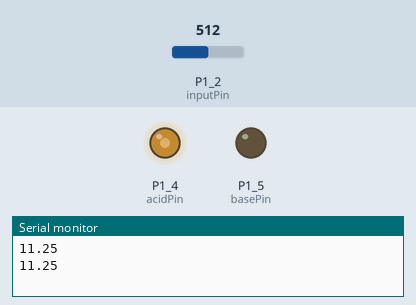
A sketch run on a simulated TI MSP430 LaunchPad. On the bench: output pins drawn as LEDs (lit = HIGH), the last lines printed to the serial monitor. The test bench sets the inputs (shaded band); at power-on: P1_2 (inputPin) = 512.

Above: at 1.8 s.
1.9 s: P1_2 (inputPin) set to 664
3.4 s: P1_2 (inputPin) set to 690
At 4.4 s:
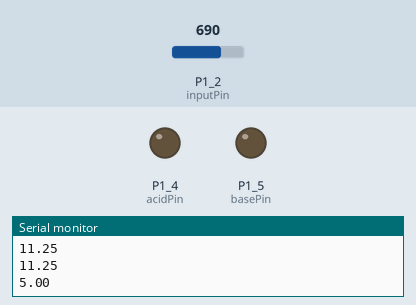
5.5 s: P1_2 (inputPin) set to 1013
7.2 s: P1_2 (inputPin) set to 1023
At 8.7 s:
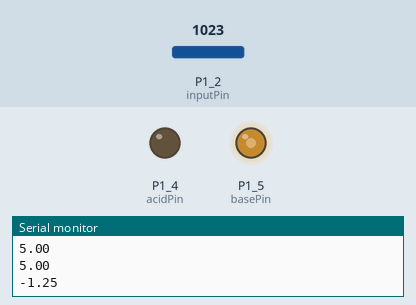
Timing chart, 0 to 10.2 s (numbered marks = the images above; inputs shaded):
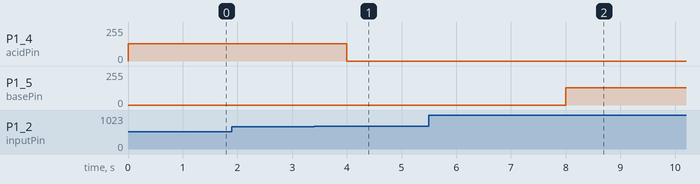

The sketch:

ph_code.ino
```cpp
const int inputPin = P1_2;
const int acidPin = P1_4;
const int basePin = P1_5;
double pH  = 0;
double volt = 0;
int volt1 = 0;
void setup()
{
  // put your setup code here, to run once:
  Serial.begin(9600);
  pinMode (inputPin, INPUT);
  pinMode (acidPin, OUTPUT);
  pinMode (basePin, OUTPUT);

}

void loop()
{
  // put your main code here, to run repeatedly:
    volt = analogRead (inputPin);
    volt1 = map(volt, 0, 1023, 0, 3);
    pH = (volt1 - 2.8)/(-0.16);
    Serial.println(pH);

    if(pH >= 5.5)
    {
      analogWrite(acidPin, 128);
      digitalWrite(basePin, LOW);
    }
    else if(pH <= 4.5)
    {
      digitalWrite(acidPin,LOW);
      analogWrite(basePin,128);
    }
    else
    {
      digitalWrite(acidPin,LOW);
      digitalWrite(basePin,LOW);
    }

    delay(1000);
}
```

Measured:
- the behaviour switches between 681 and 682 on P1_2 (inputPin) (found by bisection; images 0 and 1)
- the behaviour switches between 1022 and 1023 on P1_2 (inputPin) (found by bisection; images 1 and 2)
- after the input at 3.4 s, P1_4 (acidPin): 128/255 → 0/255 after 0.60 s
- after the input at 7.2 s, P1_5 (basePin): 0/255 → 128/255 after 0.80 s
